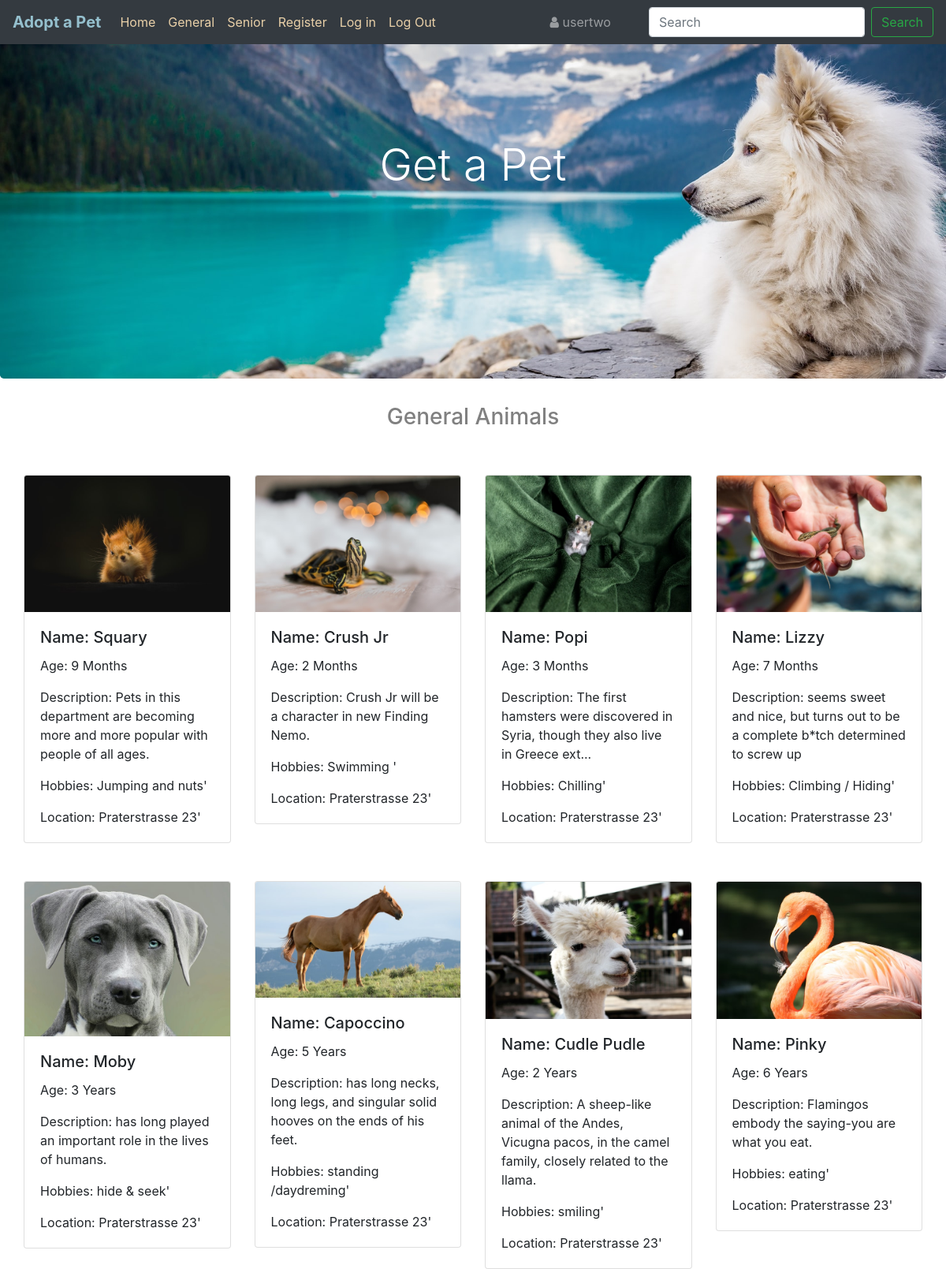
Screenshot of /general.php (signed in) with the database file from the repository.
### tables this page shows
CREATE TABLE `users` (
  `id` int(11) NOT NULL,
  `userName` varchar(255) DEFAULT NULL,
  `userEmail` varchar(60) DEFAULT NULL,
  `passw` varchar(255) DEFAULT NULL,
  `userType` enum('user','admin','spradmin') DEFAULT 'user'
);

CREATE TABLE `animals` (
  `id` int(11) NOT NULL,
  `name` varchar(100) NOT NULL,
  `age` varchar(50) NOT NULL,
  `aniType` enum('small','large','senior','') NOT NULL,
  `descr` varchar(255) NOT NULL,
  `hobbies` varchar(100) NOT NULL,
  `image` varchar(255) NOT NULL,
  `location` varchar(100) NOT NULL
);

### general.php (the view, shortened to what this page needs)
<?php
require_once 'db_conn11.php';
$res = mysqli_query($connect, "SELECT * FROM users WHERE id=" . $_SESSION['user']);
$userRow = mysqli_fetch_array($res, MYSQLI_ASSOC);
?>
<!DOCTYPE html>
<html lang="en">
<head>
    <link rel="stylesheet" type="text/css" href="style.css" />
    <link rel="stylesheet" href="https://stackpath.bootstrapcdn.com/bootstrap/4.5.0/css/bootstrap.min.css">
    <link rel="stylesheet" href="https://stackpath.bootstrapcdn.com/font-awesome/4.7.0/css/font-awesome.min.css">
</head>
<body>
    <nav class="navbar navbar-expand-lg navbar-dark bg-dark fixed-top">
        <a class="navbar-brand" href="home.php">Adopt a Pet</a>
        <div class="collapse navbar-collapse" id="navbarText">
            <ul class="navbar-nav mr-auto">
                <li class="nav-item active">
                    <a class="nav-link" href="home.php">Home <span class="sr-only">(current)</span></a>
                    <li class="nav-item">
                    <a class="nav-link" href="general.php">General</a>
                    <li class="nav-item">
                    <a class="nav-link" href="senior.php">Senior</a>
                <li class="nav-item">
                    <a class="nav-link" href="register.php">Register</a>
                <li class="nav-item">
                    <a class="nav-link" href="index.php">Log in</a>
                </li>
                <li class="nav-item">
                <a class="nav-link" href="logout.php?logout">Log Out</a>
                </li>
            </ul>
            <span class="navbar-text px-md-5">
                <i class="fa fa-user"></i>
                <?= $userRow['userName']; ?>
            </span>
            <form class="form-inline my-2 my-lg-0">
                <input class="form-control mr-sm-2" type="search" placeholder="Search" aria-label="Search">
                <button class="btn btn-outline-success my-2 my-sm-0" type="submit">Search</button>
            </form>
    </nav>
    <header>
        <div class="jumbotron main_header">
            <h1 class="display-4">Get a Pet</h1>
        </div>
    </header>
        <?php
    require_once 'db_conn11.php';
    $sql = "SELECT * FROM animals WHERE NOT aniType='senior'";
    $res = $connect->query($sql);
    ?>
    <h3>General Animals</h3>
    <div class="container-fluid">
        <div class="card-group">
            <?php while ($row = $res->fetch_assoc()) : ?>
                <div class="col-sm-10 col-md-5 col-lg-3 mt-5">
                    <div class="card">
                        <img src=" <?= $row['image']; ?>" class="card-img-top">
                        <div class="card-body">
                            <h5 class="card-title">Name:  <?= $row['name']; ?></h5>
                            <p class="card-text">Age:  <?= $row['age']; ?></p>
                            <p class="card-text">Description:  <?= $row['descr']; ?></p>
                            <p class="card-text">Hobbies:  <?= $row['hobbies']; ?>'</p>
                            <p class="card-text">Location:  <?= $row['location']; ?>'</p>
                       </div>
                   </div>
               </div>
               <?php endwhile; ?>
            </div>
   </div>
</body>
</html>

### style.css (style rules this page uses)
* { margin: 0; padding: 0; box-sizing: border-box; }
.navbar-brand { color: rgb(149, 192, 206) !important; font-weight: bold; }
.nav-link { color: rgb(233, 208, 168) !important; }
.main_header { background-image: url("img/pet_cover.jpg"); background-size: cover; background-position: center; color: white; text-align: center; background-color: rgb(44, 21, 13); opacity: 2; height: 60vh; }
.display-4 { margin-top: 2em; }
h3 { text-align: center; color: gray; }

### rows the page displays
users: userName "usertwo"
animals: image (picture), name "Squary", age "9 Months", descr "Pets in this department are becoming more and more popular with people of all ages.", hobbies "Jumping and nuts", location "Praterstrasse 23"
animals: image (picture), name "Crush Jr", age "2 Months", descr "Crush Jr will be a character in new Finding Nemo.", hobbies "Swimming", location "Praterstrasse 23"
animals: image (picture), name "Popi", age "3 Months", descr "The first hamsters were discovered in Syria, though they also live in Greece ext...", hobbies "Chilling", location "Praterstrasse 23"
animals: image (picture), name "Lizzy", age "7 Months", descr "seems sweet and nice, but turns out to be a complete b*tch determined to screw up", hobbies "Climbing / Hiding", location "Praterstrasse 23"
animals: image (picture), name "Moby", age "3 Years", descr "has long played an important role in the lives of humans.", hobbies "hide & seek", location "Praterstrasse 23"
animals: image (picture), name "Capoccino", age "5 Years", descr "has long necks, long legs, and singular solid hooves on the ends of his feet.", hobbies "standing /daydreming", location "Praterstrasse 23"
animals: image (picture), name "Cudle Pudle", age "2 Years", descr "A sheep-like animal of the Andes, Vicugna pacos, in the camel family, closely related to the llama.", hobbies "smiling", location "Praterstrasse 23"
animals: image (picture), name "Pinky", age "6 Years", descr "Flamingos embody the saying-you are what you eat.", hobbies "eating", location "Praterstrasse 23"
